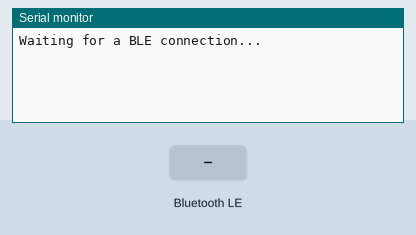
A sketch run on a simulated ESP32-S3. Parts: the last lines printed to the serial monitor. The test bench sets the inputs (shaded band). Nothing arrives over Bluetooth unless stated; a phone connects over Bluetooth LE 3 s after start.

Above: at 1.2 s.
1.3 s: Bluetooth LE write "1" received
At 2.5 s:
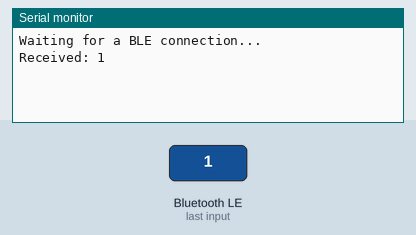
2.8 s: Bluetooth LE write "0" received
At 4.0 s:
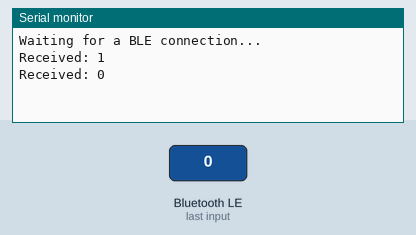
4.3 s: Bluetooth LE write "2" received
At 5.1 s:
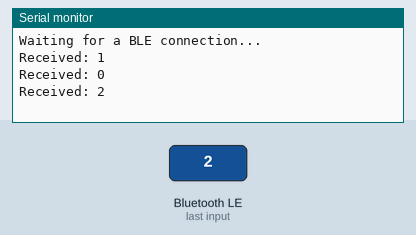

Measured:
- after the input at 1.3 s, the serial monitor: prints a new line after 0.05 s (image 1)
- after the input at 2.8 s, the serial monitor: prints a new line after 0.05 s (image 2)
- after the input at 4.3 s, the serial monitor: prints a new line after 0.05 s (image 3)

The sketch:

BLE-test.ino
```cpp
#include <BLEDevice.h>
#include <BLEUtils.h>
#include <BLEServer.h>

BLEServer* pServer = nullptr;
BLECharacteristic* pTxCharacteristic;
bool deviceConnected = false;
String rxValue = "";  // use Arduino String instead of std::string

#define SERVICE_UUID           "6E400001-B5A3-F393-E0A9-E50E24DCCA9E"
#define CHARACTERISTIC_UUID_RX "6E400002-B5A3-F393-E0A9-E50E24DCCA9E"
#define CHARACTERISTIC_UUID_TX "6E400003-B5A3-F393-E0A9-E50E24DCCA9E"

class MyCallbacks : public BLECharacteristicCallbacks {
  void onWrite(BLECharacteristic *pCharacteristic) {
    std::string value = pCharacteristic->getValue();
    if (value.length() > 0) {
      rxValue = "";  // clear before storing new data
      for (int i = 0; i < value.length(); i++) {
        rxValue += value[i];
      }
      Serial.print("Received: ");
      Serial.println(rxValue);
    }
  }
};

void setup() {
  Serial.begin(115200);
  BLEDevice::init("ESP32S3_BLE");

  pServer = BLEDevice::createServer();
  BLEService *pService = pServer->createService(SERVICE_UUID);

  pTxCharacteristic = pService->createCharacteristic(
                        CHARACTERISTIC_UUID_TX,
                        BLECharacteristic::PROPERTY_NOTIFY
                      );

  pTxCharacteristic->addDescriptor(new BLE2902());

  BLECharacteristic *pRxCharacteristic = pService->createCharacteristic(
                                          CHARACTERISTIC_UUID_RX,
                                          BLECharacteristic::PROPERTY_WRITE
                                        );

  pRxCharacteristic->setCallbacks(new MyCallbacks());
  pService->start();

  pServer->getAdvertising()->start();
  Serial.println("Waiting for a BLE connection...");
}

void loop() {
  if (rxValue.length() > 0) {
    String echoMsg = "Echo: " + rxValue;
    pTxCharacteristic->setValue(echoMsg.c_str());  // convert to const char*
    pTxCharacteristic->notify();
    rxValue = "";
  }
  delay(100);
}
```
